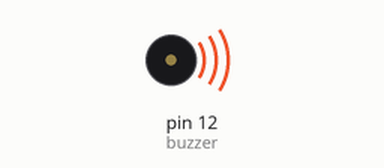
Recording of a sketch running on a simulated Arduino Uno, built with avr-gcc and run on an emulated ATmega328P. On the bench: buzzer (waves = sounding).

Above: at 0.2 s.
At 4.7 s:
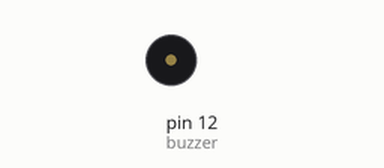
Timing chart, 0 to 6.9 s (numbered marks = the images above):
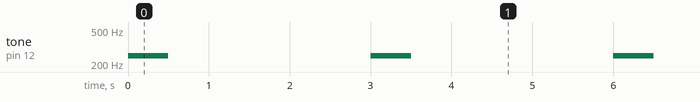

Measured:
- by itself, tone on pin 12 (buzzer): alternates 250 Hz for 0.50 s and silent for 2.5 s

The sketch:

Buzzer.ino
```cpp
int buzzer=12;
void setup()
{
  pinMode(buzzer, OUTPUT);
}

void loop()
{
  tone(buzzer,250,500);
  delay(1000);
  digitalWrite(buzzer,HIGH);
  delay(1000);
  digitalWrite(buzzer,LOW);
  delay(1000);
}
```
